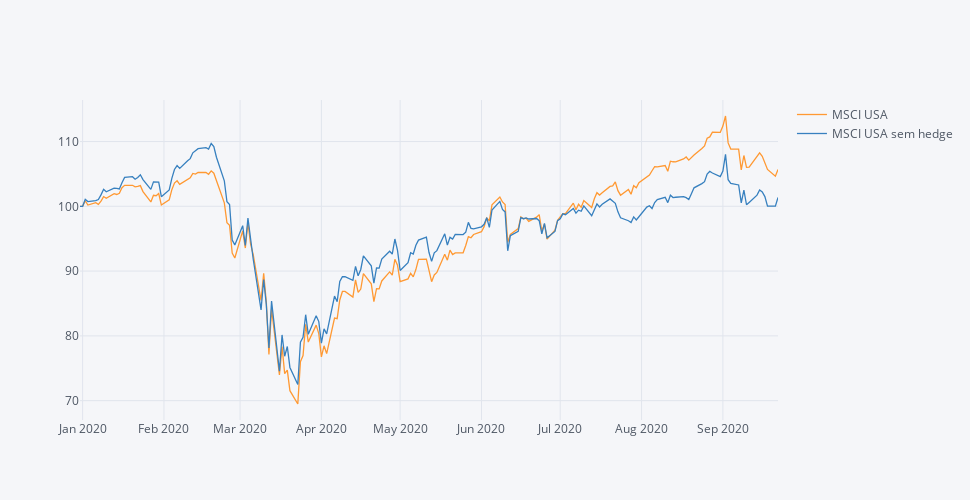

Here is the notebook cell this chart was saved with:
### Code cell
MSCI.iplot(dimensions=pl.dimensions)

### Figure 1 — Plotly figure (JSON) as saved in the notebook; plotly's stock layout.template omitted (floating-point values rounded to 4 significant figures; data arrays with more than 128 entries replaced by an {"elided": "..."} marker saying what was removed)
{"data": [{"line": {"color": "rgba(255, 153, 51, 1.0)", "dash": "solid", "shape": "linear", "width": 1.3}, "mode": "lines", "name": "MSCI USA", "text": "", "type": "scatter", "x": {"elided": "191 str values"}, "y": {"elided": "191 float values"}}, {"line": {"color": "rgba(55, 128, 191, 1.0)", "dash": "solid", "shape": "linear", "width": 1.3}, "mode": "lines", "name": "MSCI USA sem hedge", "text": "", "type": "scatter", "x": {"elided": "191 str values"}, "y": {"elided": "191 float values"}}], "layout": {"height": 500, "legend": {"bgcolor": "#F5F6F9", "font": {"color": "#4D5663"}}, "paper_bgcolor": "#F5F6F9", "plot_bgcolor": "#F5F6F9", "title": {"font": {"color": "#4D5663"}}, "width": 970, "xaxis": {"autorange": true, "gridcolor": "#E1E5ED", "range": ["2019-12-31", "2020-09-22"], "showgrid": true, "tickfont": {"color": "#4D5663"}, "title": {"font": {"color": "#4D5663"}, "text": ""}, "type": "date", "zerolinecolor": "#E1E5ED"}, "yaxis": {"autorange": true, "gridcolor": "#E1E5ED", "range": [67.01, 116.4], "showgrid": true, "tickfont": {"color": "#4D5663"}, "title": {"font": {"color": "#4D5663"}, "text": ""}, "type": "linear", "zerolinecolor": "#E1E5ED"}}}
